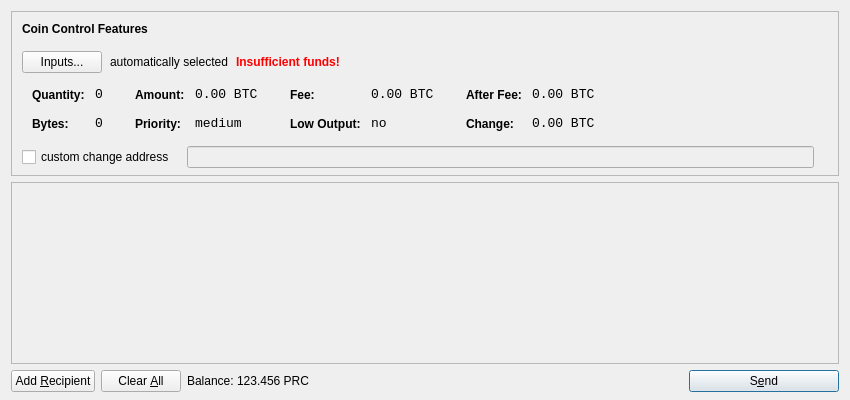
<?xml version="1.0" encoding="UTF-8"?>
<ui version="4.0">
 <class>SendCoinsDialog</class>
 <widget class="QDialog" name="SendCoinsDialog">
  <property name="geometry">
   <rect>
    <x>0</x>
    <y>0</y>
    <width>850</width>
    <height>400</height>
   </rect>
  </property>
  <property name="windowTitle">
   <string>Send Coins</string>
  </property>
  <layout class="QVBoxLayout" name="verticalLayout" stretch="0,1,0">
   <property name="bottomMargin">
    <number>8</number>
   </property>
   <item>
    <widget class="QFrame" name="frameCoinControl">
     <property name="sizePolicy">
      <sizepolicy hsizetype="Expanding" vsizetype="Expanding">
       <horstretch>0</horstretch>
       <verstretch>0</verstretch>
      </sizepolicy>
     </property>
     <property name="maximumSize">
      <size>
       <width>16777215</width>
       <height>16777215</height>
      </size>
     </property>
     <property name="frameShape">
      <enum>QFrame::StyledPanel</enum>
     </property>
     <property name="frameShadow">
      <enum>QFrame::Sunken</enum>
     </property>
     <layout class="QVBoxLayout" name="verticalLayoutCoinControl2">
      <property name="spacing">
       <number>-1</number>
      </property>
      <property name="leftMargin">
       <number>0</number>
      </property>
      <property name="topMargin">
       <number>0</number>
      </property>
      <property name="rightMargin">
       <number>0</number>
      </property>
      <property name="bottomMargin">
       <number>6</number>
      </property>
      <item>
       <layout class="QVBoxLayout" name="verticalLayoutCoinControl" stretch="0,0,0,0,1">
        <property name="spacing">
         <number>0</number>
        </property>
        <property name="leftMargin">
         <number>10</number>
        </property>
        <property name="topMargin">
         <number>10</number>
        </property>
        <item>
         <layout class="QHBoxLayout" name="horizontalLayoutCoinControl1">
          <property name="bottomMargin">
           <number>15</number>
          </property>
          <item>
           <widget class="QLabel" name="labelCoinControlFeatures">
            <property name="sizePolicy">
             <sizepolicy hsizetype="Preferred" vsizetype="Maximum">
              <horstretch>0</horstretch>
              <verstretch>0</verstretch>
             </sizepolicy>
            </property>
            <property name="font">
             <font>
              <weight>75</weight>
              <bold>true</bold>
             </font>
            </property>
            <property name="styleSheet">
             <string notr="true">font-weight:bold;</string>
            </property>
            <property name="text">
             <string>Coin Control Features</string>
            </property>
           </widget>
          </item>
         </layout>
        </item>
        <item>
         <layout class="QHBoxLayout" name="horizontalLayoutCoinControl2" stretch="0,0,0,0">
          <property name="spacing">
           <number>8</number>
          </property>
          <property name="bottomMargin">
           <number>10</number>
          </property>
          <item>
           <widget class="QPushButton" name="pushButtonCoinControl">
            <property name="styleSheet">
             <string notr="true"/>
            </property>
            <property name="text">
             <string>Inputs...</string>
            </property>
           </widget>
          </item>
          <item>
           <widget class="QLabel" name="labelCoinControlAutomaticallySelected">
            <property name="text">
             <string>automatically selected</string>
            </property>
            <property name="margin">
             <number>5</number>
            </property>
           </widget>
          </item>
          <item>
           <widget class="QLabel" name="labelCoinControlInsuffFunds">
            <property name="font">
             <font>
              <weight>75</weight>
              <bold>true</bold>
             </font>
            </property>
            <property name="styleSheet">
             <string notr="true">color:red;font-weight:bold;</string>
            </property>
            <property name="text">
             <string>Insufficient funds!</string>
            </property>
            <property name="margin">
             <number>5</number>
            </property>
           </widget>
          </item>
          <item>
           <spacer name="horizontalSpacerCoinControl">
            <property name="orientation">
             <enum>Qt::Horizontal</enum>
            </property>
            <property name="sizeHint" stdset="0">
             <size>
              <width>40</width>
              <height>1</height>
             </size>
            </property>
           </spacer>
          </item>
         </layout>
        </item>
        <item>
         <widget class="QWidget" name="widgetCoinControl" native="true">
          <property name="sizePolicy">
           <sizepolicy hsizetype="Preferred" vsizetype="Preferred">
            <horstretch>0</horstretch>
            <verstretch>0</verstretch>
           </sizepolicy>
          </property>
          <property name="minimumSize">
           <size>
            <width>0</width>
            <height>0</height>
           </size>
          </property>
          <property name="styleSheet">
           <string notr="true"/>
          </property>
          <layout class="QHBoxLayout" name="horizontalLayoutCoinControl5">
           <property name="margin">
            <number>0</number>
           </property>
           <item>
            <layout class="QHBoxLayout" name="horizontalLayoutCoinControl3" stretch="0,0,0,1">
             <property name="spacing">
              <number>20</number>
             </property>
             <property name="topMargin">
              <number>0</number>
             </property>
             <property name="bottomMargin">
              <number>10</number>
             </property>
             <item>
              <layout class="QFormLayout" name="formLayoutCoinControl1">
               <property name="horizontalSpacing">
                <number>10</number>
               </property>
               <property name="verticalSpacing">
                <number>14</number>
               </property>
               <property name="leftMargin">
                <number>10</number>
               </property>
               <property name="topMargin">
                <number>4</number>
               </property>
               <property name="rightMargin">
                <number>6</number>
               </property>
               <item row="0" column="0">
                <widget class="QLabel" name="labelCoinControlQuantityText">
                 <property name="styleSheet">
                  <string notr="true">font-weight:bold;</string>
                 </property>
                 <property name="text">
                  <string>Quantity:</string>
                 </property>
                 <property name="margin">
                  <number>0</number>
                 </property>
                </widget>
               </item>
               <item row="0" column="1">
                <widget class="QLabel" name="labelCoinControlQuantity">
                 <property name="font">
                  <font>
                   <family>Monospace</family>
                   <pointsize>10</pointsize>
                  </font>
                 </property>
                 <property name="cursor">
                  <cursorShape>IBeamCursor</cursorShape>
                 </property>
                 <property name="contextMenuPolicy">
                  <enum>Qt::ActionsContextMenu</enum>
                 </property>
                 <property name="text">
                  <string notr="true">0</string>
                 </property>
                 <property name="margin">
                  <number>0</number>
                 </property>
                 <property name="textInteractionFlags">
                  <set>Qt::LinksAccessibleByMouse|Qt::TextSelectableByKeyboard|Qt::TextSelectableByMouse</set>
                 </property>
                </widget>
               </item>
               <item row="1" column="0">
                <widget class="QLabel" name="labelCoinControlBytesText">
                 <property name="styleSheet">
                  <string notr="true">font-weight:bold;</string>
                 </property>
                 <property name="text">
                  <string>Bytes:</string>
                 </property>
                </widget>
               </item>
               <item row="1" column="1">
                <widget class="QLabel" name="labelCoinControlBytes">
                 <property name="font">
                  <font>
                   <family>Monospace</family>
                   <pointsize>10</pointsize>
                  </font>
                 </property>
                 <property name="cursor">
                  <cursorShape>IBeamCursor</cursorShape>
                 </property>
                 <property name="contextMenuPolicy">
                  <enum>Qt::ActionsContextMenu</enum>
                 </property>
                 <property name="text">
                  <string notr="true">0</string>
                 </property>
                 <property name="textInteractionFlags">
                  <set>Qt::LinksAccessibleByMouse|Qt::TextSelectableByKeyboard|Qt::TextSelectableByMouse</set>
                 </property>
                </widget>
               </item>
              </layout>
             </item>
             <item>
              <layout class="QFormLayout" name="formLayoutCoinControl2">
               <property name="horizontalSpacing">
                <number>10</number>
               </property>
               <property name="verticalSpacing">
                <number>14</number>
               </property>
               <property name="leftMargin">
                <number>6</number>
               </property>
               <property name="topMargin">
                <number>4</number>
               </property>
               <property name="rightMargin">
                <number>6</number>
               </property>
               <item row="0" column="0">
                <widget class="QLabel" name="labelCoinControlAmountText">
                 <property name="styleSheet">
                  <string notr="true">font-weight:bold;</string>
                 </property>
                 <property name="text">
                  <string>Amount:</string>
                 </property>
                 <property name="margin">
                  <number>0</number>
                 </property>
                </widget>
               </item>
               <item row="0" column="1">
                <widget class="QLabel" name="labelCoinControlAmount">
                 <property name="font">
                  <font>
                   <family>Monospace</family>
                   <pointsize>10</pointsize>
                  </font>
                 </property>
                 <property name="cursor">
                  <cursorShape>IBeamCursor</cursorShape>
                 </property>
                 <property name="contextMenuPolicy">
                  <enum>Qt::ActionsContextMenu</enum>
                 </property>
                 <property name="text">
                  <string notr="true">0.00 BTC</string>
                 </property>
                 <property name="textInteractionFlags">
                  <set>Qt::LinksAccessibleByMouse|Qt::TextSelectableByKeyboard|Qt::TextSelectableByMouse</set>
                 </property>
                </widget>
               </item>
               <item row="1" column="0">
                <widget class="QLabel" name="labelCoinControlPriorityText">
                 <property name="styleSheet">
                  <string notr="true">font-weight:bold;</string>
                 </property>
                 <property name="text">
                  <string>Priority:</string>
                 </property>
                </widget>
               </item>
               <item row="1" column="1">
                <widget class="QLabel" name="labelCoinControlPriority">
                 <property name="font">
                  <font>
                   <family>Monospace</family>
                   <pointsize>10</pointsize>
                  </font>
                 </property>
                 <property name="cursor">
                  <cursorShape>IBeamCursor</cursorShape>
                 </property>
                 <property name="contextMenuPolicy">
                  <enum>Qt::ActionsContextMenu</enum>
                 </property>
                 <property name="text">
                  <string>medium</string>
                 </property>
                 <property name="textInteractionFlags">
                  <set>Qt::LinksAccessibleByMouse|Qt::TextSelectableByKeyboard|Qt::TextSelectableByMouse</set>
                 </property>
                </widget>
               </item>
              </layout>
             </item>
             <item>
              <layout class="QFormLayout" name="formLayoutCoinControl3">
               <property name="horizontalSpacing">
                <number>10</number>
               </property>
               <property name="verticalSpacing">
                <number>14</number>
               </property>
               <property name="leftMargin">
                <number>6</number>
               </property>
               <property name="topMargin">
                <number>4</number>
               </property>
               <property name="rightMargin">
                <number>6</number>
               </property>
               <item row="0" column="0">
                <widget class="QLabel" name="labelCoinControlFeeText">
                 <property name="styleSheet">
                  <string notr="true">font-weight:bold;</string>
                 </property>
                 <property name="text">
                  <string>Fee:</string>
                 </property>
                 <property name="margin">
                  <number>0</number>
                 </property>
                </widget>
               </item>
               <item row="0" column="1">
                <widget class="QLabel" name="labelCoinControlFee">
                 <property name="font">
                  <font>
                   <family>Monospace</family>
                   <pointsize>10</pointsize>
                  </font>
                 </property>
                 <property name="cursor">
                  <cursorShape>IBeamCursor</cursorShape>
                 </property>
                 <property name="contextMenuPolicy">
                  <enum>Qt::ActionsContextMenu</enum>
                 </property>
                 <property name="text">
                  <string notr="true">0.00 BTC</string>
                 </property>
                 <property name="textInteractionFlags">
                  <set>Qt::LinksAccessibleByMouse|Qt::TextSelectableByKeyboard|Qt::TextSelectableByMouse</set>
                 </property>
                </widget>
               </item>
               <item row="1" column="0">
                <widget class="QLabel" name="labelCoinControlLowOutputText">
                 <property name="styleSheet">
                  <string notr="true">font-weight:bold;</string>
                 </property>
                 <property name="text">
                  <string>Low Output:</string>
                 </property>
                </widget>
               </item>
               <item row="1" column="1">
                <widget class="QLabel" name="labelCoinControlLowOutput">
                 <property name="font">
                  <font>
                   <family>Monospace</family>
                   <pointsize>10</pointsize>
                  </font>
                 </property>
                 <property name="cursor">
                  <cursorShape>IBeamCursor</cursorShape>
                 </property>
                 <property name="contextMenuPolicy">
                  <enum>Qt::ActionsContextMenu</enum>
                 </property>
                 <property name="text">
                  <string>no</string>
                 </property>
                 <property name="textInteractionFlags">
                  <set>Qt::LinksAccessibleByMouse|Qt::TextSelectableByKeyboard|Qt::TextSelectableByMouse</set>
                 </property>
                </widget>
               </item>
              </layout>
             </item>
             <item>
              <layout class="QFormLayout" name="formLayoutCoinControl4">
               <property name="horizontalSpacing">
                <number>10</number>
               </property>
               <property name="verticalSpacing">
                <number>14</number>
               </property>
               <property name="leftMargin">
                <number>6</number>
               </property>
               <property name="topMargin">
                <number>4</number>
               </property>
               <property name="rightMargin">
                <number>6</number>
               </property>
               <item row="0" column="0">
                <widget class="QLabel" name="labelCoinControlAfterFeeText">
                 <property name="styleSheet">
                  <string notr="true">font-weight:bold;</string>
                 </property>
                 <property name="text">
                  <string>After Fee:</string>
                 </property>
                 <property name="margin">
                  <number>0</number>
                 </property>
                </widget>
               </item>
               <item row="0" column="1">
                <widget class="QLabel" name="labelCoinControlAfterFee">
                 <property name="font">
                  <font>
                   <family>Monospace</family>
                   <pointsize>10</pointsize>
                  </font>
                 </property>
                 <property name="cursor">
                  <cursorShape>IBeamCursor</cursorShape>
                 </property>
                 <property name="contextMenuPolicy">
                  <enum>Qt::ActionsContextMenu</enum>
                 </property>
                 <property name="text">
                  <string notr="true">0.00 BTC</string>
                 </property>
                 <property name="textInteractionFlags">
                  <set>Qt::LinksAccessibleByMouse|Qt::TextSelectableByKeyboard|Qt::TextSelectableByMouse</set>
                 </property>
                </widget>
               </item>
               <item row="1" column="0">
                <widget class="QLabel" name="labelCoinControlChangeText">
                 <property name="styleSheet">
                  <string notr="true">font-weight:bold;</string>
                 </property>
                 <property name="text">
                  <string>Change:</string>
                 </property>
                </widget>
               </item>
               <item row="1" column="1">
                <widget class="QLabel" name="labelCoinControlChange">
                 <property name="font">
                  <font>
                   <family>Monospace</family>
                   <pointsize>10</pointsize>
                  </font>
                 </property>
                 <property name="cursor">
                  <cursorShape>IBeamCursor</cursorShape>
                 </property>
                 <property name="contextMenuPolicy">
                  <enum>Qt::ActionsContextMenu</enum>
                 </property>
                 <property name="text">
                  <string notr="true">0.00 BTC</string>
                 </property>
                 <property name="textInteractionFlags">
                  <set>Qt::LinksAccessibleByMouse|Qt::TextSelectableByKeyboard|Qt::TextSelectableByMouse</set>
                 </property>
                </widget>
               </item>
              </layout>
             </item>
            </layout>
           </item>
          </layout>
         </widget>
        </item>
        <item>
         <layout class="QHBoxLayout" name="horizontalLayoutCoinControl4" stretch="0,0,0">
          <property name="spacing">
           <number>12</number>
          </property>
          <property name="sizeConstraint">
           <enum>QLayout::SetDefaultConstraint</enum>
          </property>
          <property name="topMargin">
           <number>5</number>
          </property>
          <property name="rightMargin">
           <number>5</number>
          </property>
          <item>
           <widget class="QCheckBox" name="checkBoxCoinControlChange">
            <property name="text">
             <string>custom change address</string>
            </property>
           </widget>
          </item>
          <item>
           <widget class="QLineEdit" name="lineEditCoinControlChange">
            <property name="enabled">
             <bool>false</bool>
            </property>
            <property name="sizePolicy">
             <sizepolicy hsizetype="Expanding" vsizetype="Fixed">
              <horstretch>0</horstretch>
              <verstretch>0</verstretch>
             </sizepolicy>
            </property>
           </widget>
          </item>
          <item>
           <widget class="QLabel" name="labelCoinControlChangeLabel">
            <property name="sizePolicy">
             <sizepolicy hsizetype="Preferred" vsizetype="Expanding">
              <horstretch>0</horstretch>
              <verstretch>0</verstretch>
             </sizepolicy>
            </property>
            <property name="minimumSize">
             <size>
              <width>0</width>
              <height>0</height>
             </size>
            </property>
            <property name="text">
             <string/>
            </property>
            <property name="margin">
             <number>3</number>
            </property>
           </widget>
          </item>
         </layout>
        </item>
        <item>
         <spacer name="verticalSpacerCoinControl">
          <property name="orientation">
           <enum>Qt::Vertical</enum>
          </property>
          <property name="sizeHint" stdset="0">
           <size>
            <width>800</width>
            <height>1</height>
           </size>
          </property>
         </spacer>
        </item>
       </layout>
      </item>
     </layout>
    </widget>
   </item>
   <item>
    <widget class="QScrollArea" name="scrollArea">
     <property name="widgetResizable">
      <bool>true</bool>
     </property>
     <widget class="QWidget" name="scrollAreaWidgetContents">
      <property name="geometry">
       <rect>
        <x>0</x>
        <y>0</y>
        <width>830</width>
        <height>165</height>
       </rect>
      </property>
      <layout class="QVBoxLayout" name="verticalLayout_2">
       <property name="margin">
        <number>0</number>
       </property>
       <item>
        <layout class="QVBoxLayout" name="entries">
         <property name="spacing">
          <number>6</number>
         </property>
        </layout>
       </item>
       <item>
        <spacer name="verticalSpacer">
         <property name="orientation">
          <enum>Qt::Vertical</enum>
         </property>
         <property name="sizeHint" stdset="0">
          <size>
           <width>20</width>
           <height>40</height>
          </size>
         </property>
        </spacer>
       </item>
      </layout>
     </widget>
    </widget>
   </item>
   <item>
    <layout class="QHBoxLayout" name="horizontalLayout">
     <item>
      <widget class="QPushButton" name="addButton">
       <property name="toolTip">
        <string>Send to multiple recipients at once</string>
       </property>
       <property name="text">
        <string>Add &amp;Recipient</string>
       </property>
       <property name="icon">
        <iconset resource="../bitcoin.qrc">
         <normaloff>:/icons/add</normaloff>:/icons/add</iconset>
       </property>
       <property name="autoDefault">
        <bool>false</bool>
       </property>
      </widget>
     </item>
     <item>
      <widget class="QPushButton" name="clearButton">
       <property name="sizePolicy">
        <sizepolicy hsizetype="Minimum" vsizetype="Fixed">
         <horstretch>0</horstretch>
         <verstretch>0</verstretch>
        </sizepolicy>
       </property>
       <property name="toolTip">
        <string>Remove all transaction fields</string>
       </property>
       <property name="text">
        <string>Clear &amp;All</string>
       </property>
       <property name="icon">
        <iconset resource="../bitcoin.qrc">
         <normaloff>:/icons/remove</normaloff>:/icons/remove</iconset>
       </property>
       <property name="autoRepeatDelay">
        <number>300</number>
       </property>
       <property name="autoDefault">
        <bool>false</bool>
       </property>
      </widget>
     </item>
     <item>
      <layout class="QHBoxLayout" name="horizontalLayout_2">
       <property name="spacing">
        <number>3</number>
       </property>
       <item>
        <widget class="QLabel" name="label">
         <property name="text">
          <string>Balance:</string>
         </property>
        </widget>
       </item>
       <item>
        <widget class="QLabel" name="labelBalance">
         <property name="cursor">
          <cursorShape>IBeamCursor</cursorShape>
         </property>
         <property name="text">
          <string>123.456 PRC</string>
         </property>
         <property name="textInteractionFlags">
          <set>Qt::LinksAccessibleByMouse|Qt::TextSelectableByKeyboard|Qt::TextSelectableByMouse</set>
         </property>
        </widget>
       </item>
      </layout>
     </item>
     <item>
      <spacer name="horizontalSpacer">
       <property name="orientation">
        <enum>Qt::Horizontal</enum>
       </property>
       <property name="sizeHint" stdset="0">
        <size>
         <width>40</width>
         <height>20</height>
        </size>
       </property>
      </spacer>
     </item>
     <item>
      <widget class="QPushButton" name="sendButton">
       <property name="minimumSize">
        <size>
         <width>150</width>
         <height>0</height>
        </size>
       </property>
       <property name="toolTip">
        <string>Confirm the send action</string>
       </property>
       <property name="text">
        <string>S&amp;end</string>
       </property>
       <property name="icon">
        <iconset resource="../bitcoin.qrc">
         <normaloff>:/icons/send</normaloff>:/icons/send</iconset>
       </property>
       <property name="default">
        <bool>true</bool>
       </property>
      </widget>
     </item>
    </layout>
   </item>
  </layout>
 </widget>
 <resources>
  <include location="../bitcoin.qrc"/>
 </resources>
 <connections/>
</ui>
